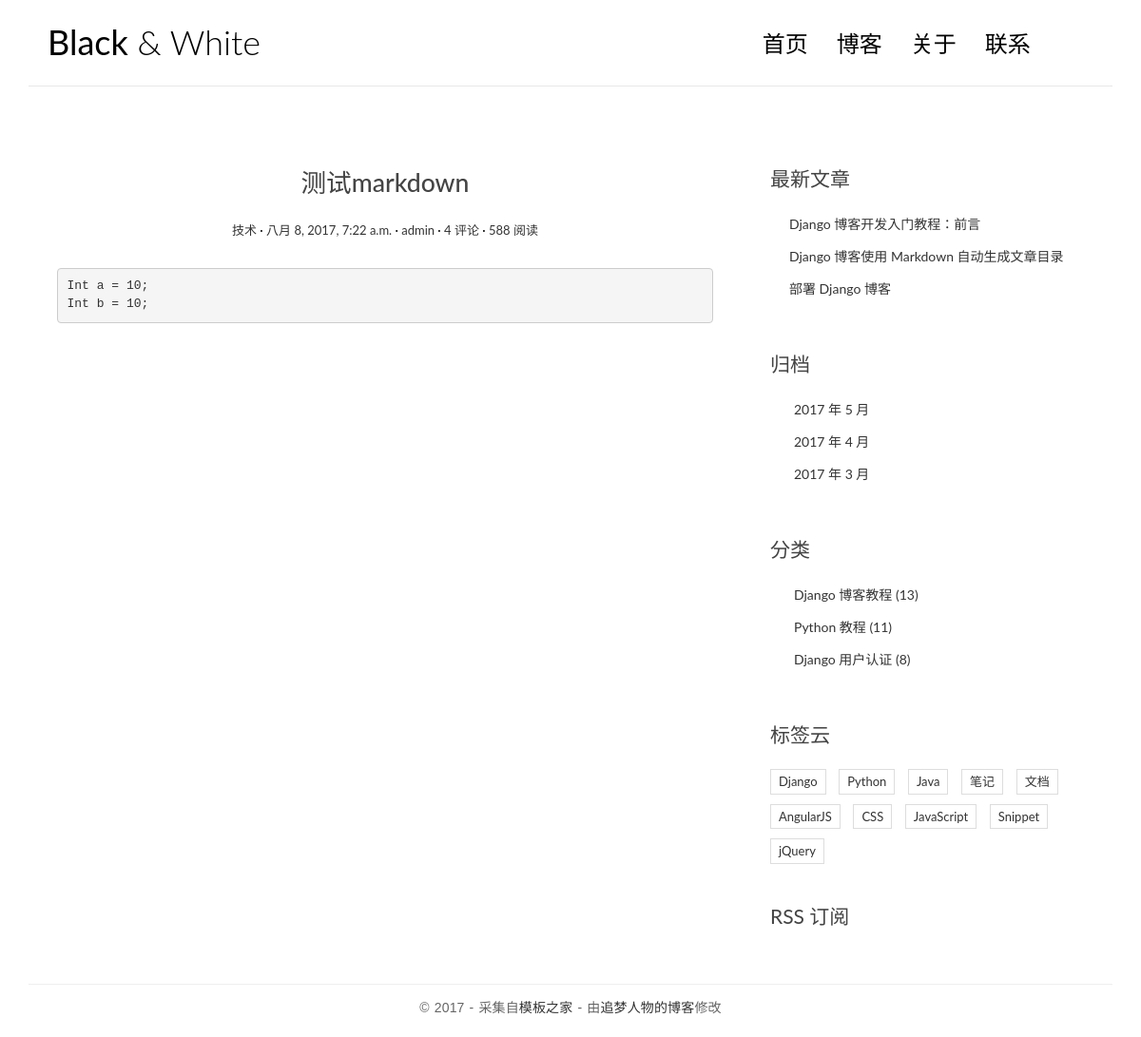
The app's page /test/post/4/, older data.
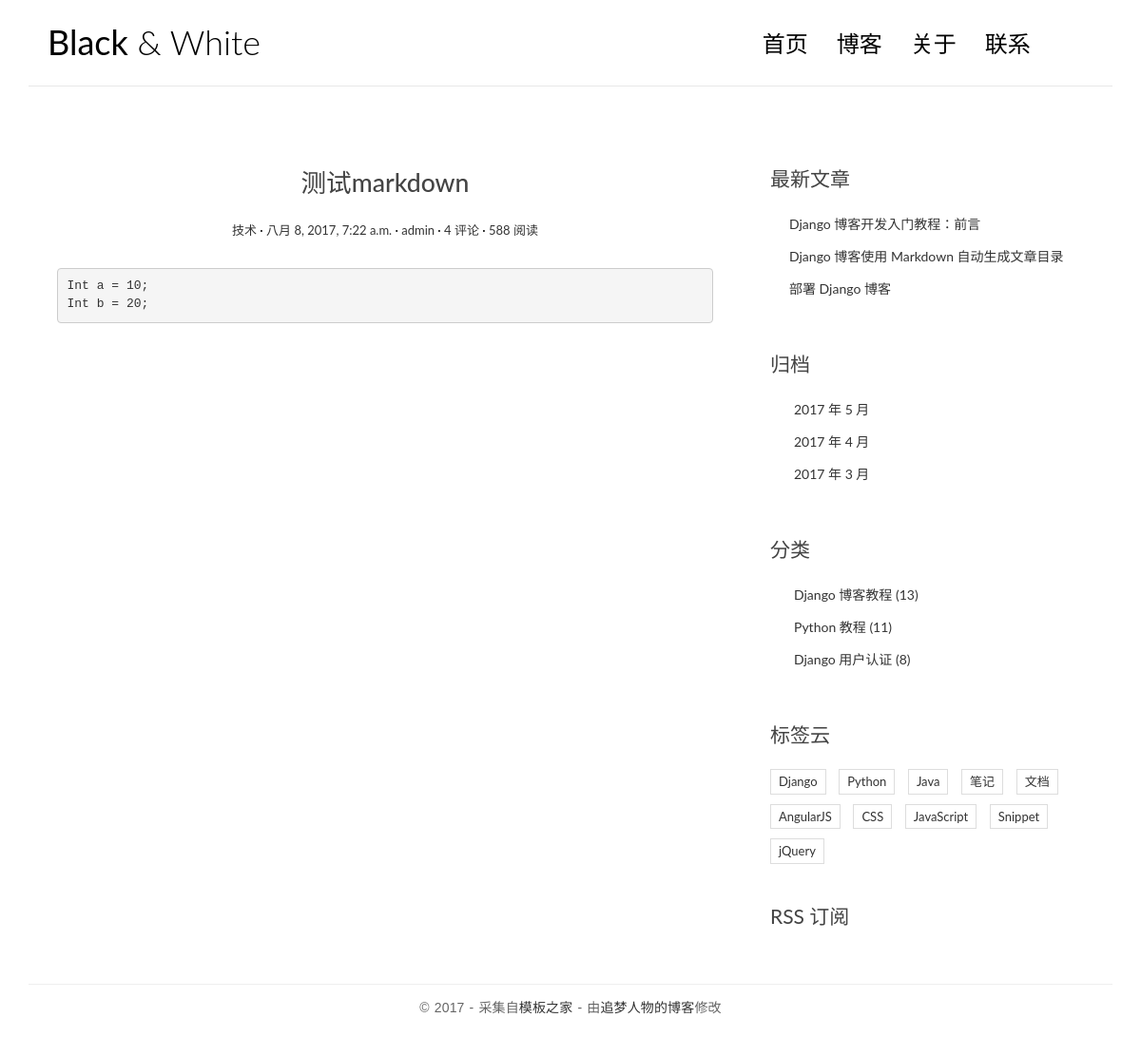
The same page, newer data.
### myblog/models.py (models this page shows, shortened)
class Post(models.Model):
    title = models.CharField(max_length=70,verbose_name='文章标题');
    body = models.TextField(verbose_name='文章内容')
    created_time = models.DateTimeField(verbose_name='创建时间');
    modified_time = models.DateTimeField(verbose_name='修改时间')
    excerpt = models.CharField(max_length=100,blank=True,verbose_name='文章摘要')
    category = models.ForeignKey(Category,verbose_name='分类')
    tag = models.ManyToManyField(Tag,verbose_name='标签')
    user = models.ForeignKey(User,verbose_name='用户')
    def __str__(self):
        return self.title

### myblog/views.py (the view)
# urls.py: url(r'^post/(?P<pk>[0-9]+)/$',views.detail,name='detail')
def detail(request,pk):
    print(pk)
    post = get_object_or_404(Post, pk=pk)
    print(post)
    post.body = markdown.markdown(text=post.body,extensions=[
                                     'markdown.extensions.extra',
                                     'markdown.extensions.codehilite',
                                     'markdown.extensions.toc',
                                  ])
    return render(request,'blog/detail.html',context={
        'post':post
    })

### templates/blog/detail.html
{% extends 'base.html' %}
{% block main %}
                <article class="post post-1">
                    <header class="entry-header">
                        <h1 class="entry-title">{{ post.title }}</h1>
                        <div class="entry-meta">
                            <span class="post-category"><a href="#">{{ post.category.name }}</a></span>
                            <span class="post-date"><a href="#"><time class="entry-date"
                                                                      datetime="{{ post.created_time }}">{{ post.created_time }}</time></a></span>
                            <span class="post-author"><a href="#">{{ post.user }}</a></span>
                            <span class="comments-link"><a href="#">4 评论</a></span>
                            <span class="views-count"><a href="#">588 阅读</a></span>
                        </div>
                    </header>
                    <div class="entry-content clearfix">
                        {{ post.body|safe }}
                    </div>
                </article>
{% endblock main%}

Row changes from the older to the newer data that the page shows:
changed Post "测试markdown": body "Int a = 10 ; Int b = 10 ;" → "Int a = 10 ; Int b = 20 ;"
